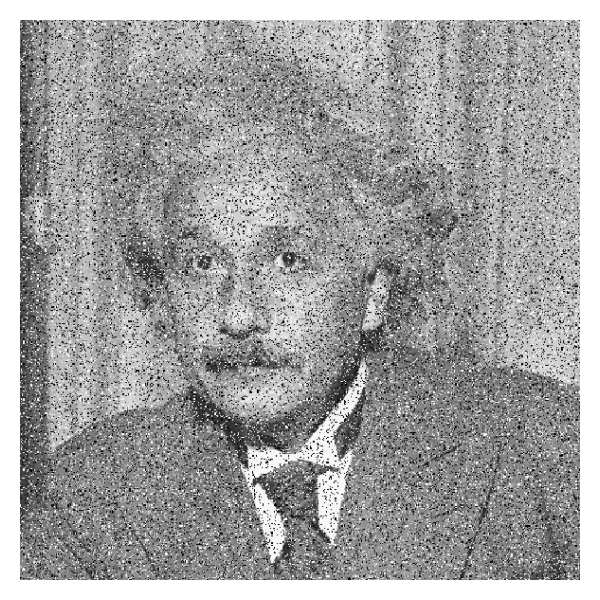
#> input picture saltnpepa.jpg, 600 x 600 px
$ python Untitled-2.py
#> lines starting #> are read from the running program, lines starting #| are printed output that depends on the picture
import cv2
import numpy as np

print("HELLO ile 2")
img = cv2.imread("saltnpepa.jpg")
#> img is the input picture: shape (600, 600, 3); min 0, max 255, mean 160.7
median = cv2.medianBlur(img,5)
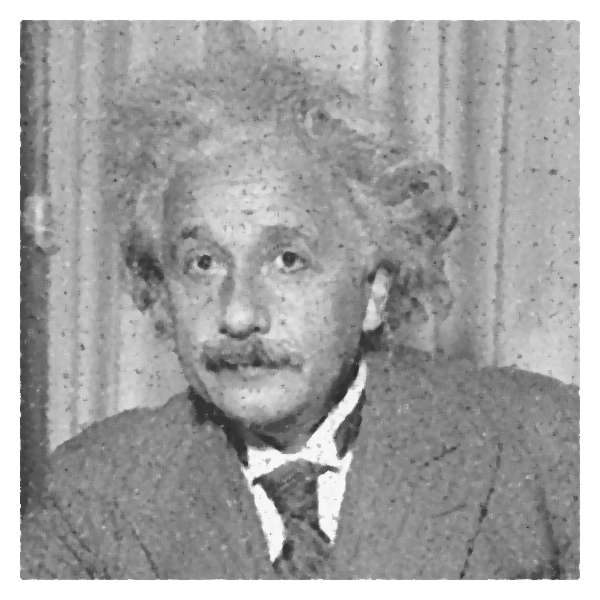
#> median: shape (600, 600, 3); min 40, max 255, mean 164.4
compare = np.concatenate((img,median), axis=1)
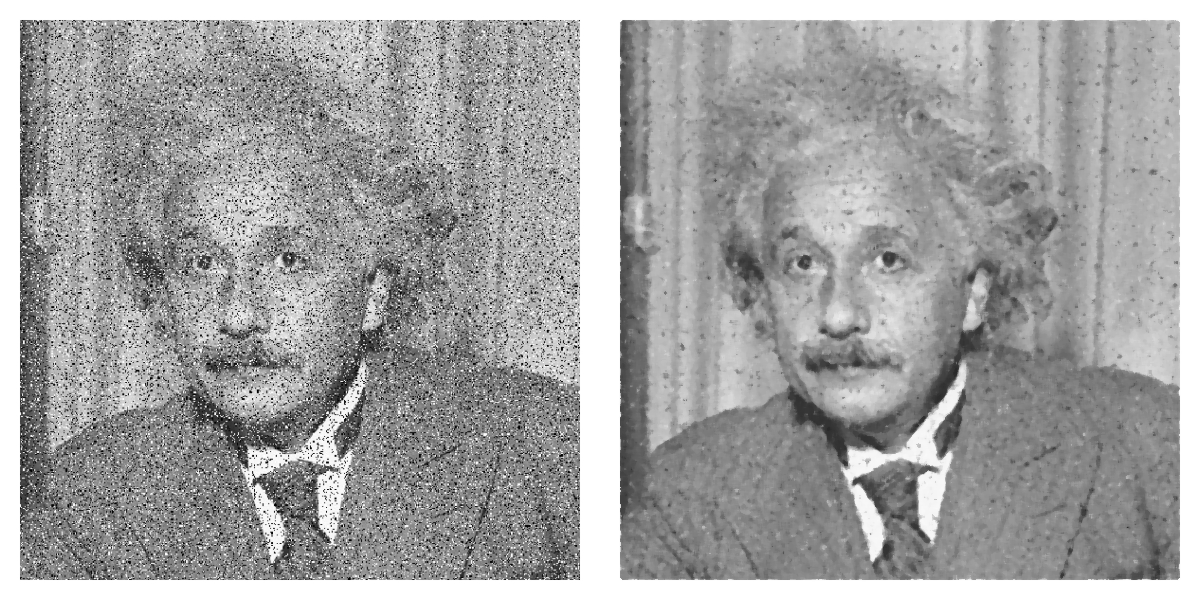
#> compare: shape (600, 1200, 3); min 0, max 255, mean 162.5


cv2.imshow('img', compare)
cv2.waitKey(0)
cv2.destroyAllWindows

$ run again, with abc.jpg copied over saltnpepa.jpg
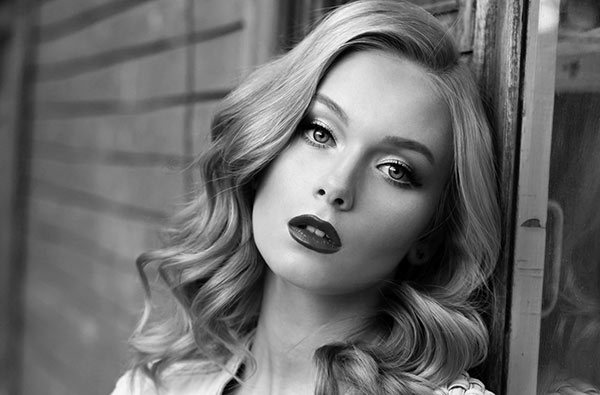
#> input picture abc.jpg, 600 x 395 px
#> img is the input picture: shape (395, 600, 3); min 0, max 255, mean 106.5
#> `compare = np.concatenate((img,median), axis=1)`:
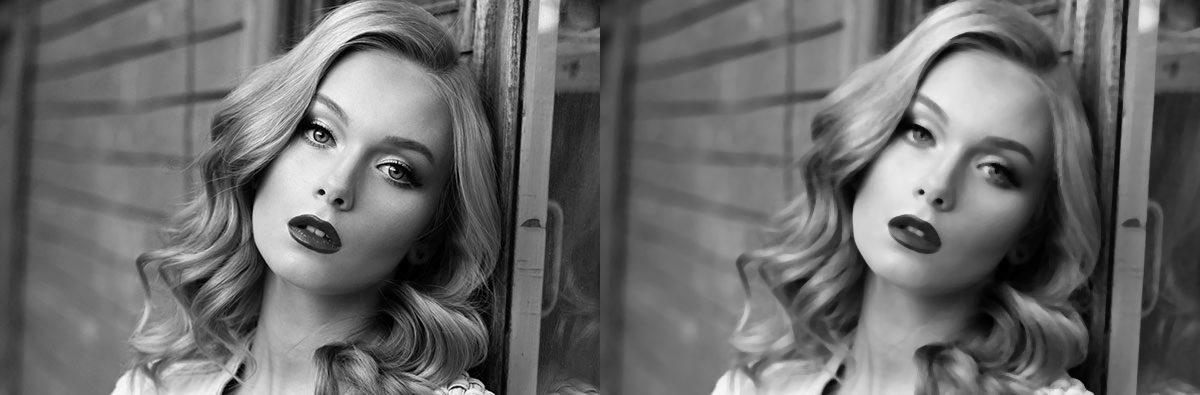
#> compare: shape (395, 1200, 3); min 0, max 255, mean 106.5
